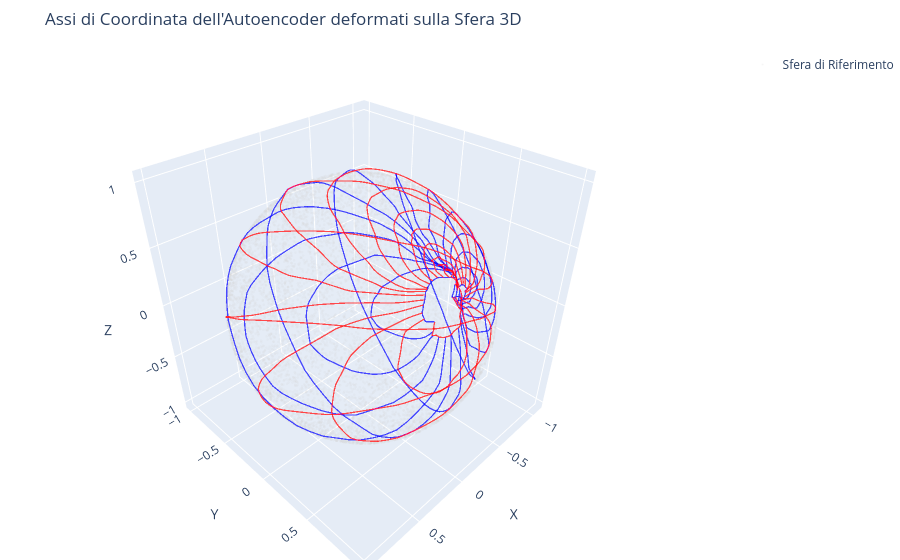

Notebook source saved alongside this figure:
### Code cell
model_1.eval()
encoder = model_1.encoder
decoder = model_1.decoder

# 2. Calcoliamo i confini effettivi dello spazio latente per sapere dove creare la griglia
with torch.no_grad():
    latents = encoder(Y_cartesian.to(device)).cpu().numpy()

z1_min, z1_max = latents[:, 0].min(), latents[:, 0].max()
z2_min, z2_max = latents[:, 1].min(), latents[:, 1].max()

# 3. Definiamo la densità della griglia (quanti "assi" vogliamo)
num_lines = 15       # Numero di linee per ogni asse coordinato
pts_per_line = 100   # Risoluzione di ogni linea per renderla fluida nel 3D

z1_values = np.linspace(z1_min, z1_max, num_lines)
z2_values = np.linspace(z2_min, z2_max, num_lines)

# 4. Inizializziamo la figura Plotly
fig = go.Figure()

# Nota: Mettiamo i punti originali grigi e trasparenti sullo sfondo per dare un riferimento visivo
x_orig = Y_cartesian[:, 0].cpu().numpy()
y_orig = Y_cartesian[:, 1].cpu().numpy()
z_orig = Y_cartesian[:, 2].cpu().numpy()

fig.add_trace(go.Scatter3d(
    x=x_orig, y=y_orig, z=z_orig,
    mode='markers',
    marker=dict(size=1.5, color='lightgray', opacity=0.15),
    name='Sfera di Riferimento'
))

# 5. Generiamo e decodifichiamo le linee degli assi latenti
with torch.no_grad():
    
    # --- ASSE 1: Linee a Z1 costante (varia Z2) -> Colore BLU ---
    for z1 in z1_values:
        line_2d = np.zeros((pts_per_line, 2))
        line_2d[:, 0] = z1
        line_2d[:, 1] = np.linspace(z2_min, z2_max, pts_per_line)
        
        # Passiamo la linea al decoder
        line_tensor = torch.tensor(line_2d, dtype=torch.float32).to(device)
        xyz = decoder(line_tensor).cpu().numpy()
        
        fig.add_trace(go.Scatter3d(
            x=xyz[:, 0], y=xyz[:, 1], z=xyz[:, 2],
            mode='lines',
            line=dict(color='rgba(0, 0, 255, 0.7)', width=2.5),
            showlegend=False
        ))

    # --- ASSE 2: Linee a Z2 costante (varia Z1) -> Colore ROSSO ---
    for z2 in z2_values:
        line_2d = np.zeros((pts_per_line, 2))
        line_2d[:, 0] = np.linspace(z1_min, z1_max, pts_per_line)
        line_2d[:, 1] = z2
        
        # Passiamo la linea al decoder
        line_tensor = torch.tensor(line_2d, dtype=torch.float32).to(device)
        xyz = decoder(line_tensor).cpu().numpy()
        
        fig.add_trace(go.Scatter3d(
            x=xyz[:, 0], y=xyz[:, 1], z=xyz[:, 2],
            mode='lines',
            line=dict(color='rgba(255, 0, 0, 0.7)', width=2.5), 
            showlegend=False
        ))

# 6. Configurazione finale del Layout per visualizzare una sfera perfetta
fig.update_layout(
    title="Assi di Coordinata dell'Autoencoder deformati sulla Sfera 3D",
    scene=dict(
        xaxis_title='X',
        yaxis_title='Y',
        zaxis_title='Z',
        aspectmode='cube' # Fondamentale per non distorcere la sfera in un uovo
    ),
    margin=dict(l=0, r=0, b=0, t=50)
)

fig.show()
